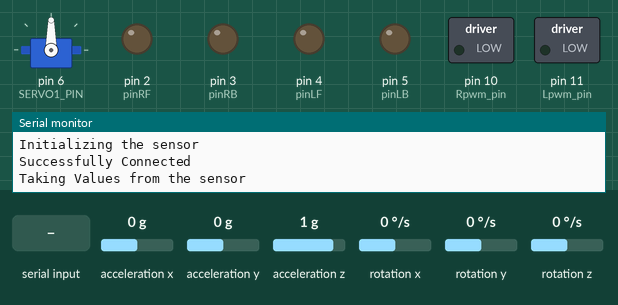
Bench run of a sketch on a simulated Arduino Uno, built with avr-gcc and run on an emulated ATmega328P. Shown: servo, switched loads named in the sketch (green lamp = pin HIGH), output pins drawn as LEDs (lit = HIGH), the last lines printed to the serial monitor. The test bench sets the inputs (shaded band); at power-on: acceleration x 0 g, acceleration y 0 g, acceleration z 1 g, rotation x 0 °/s, rotation y 0 °/s, rotation z 0 °/s.

Above: at 3.2 s.
3.3 s: "*" received over the second serial link
At 4.3 s:
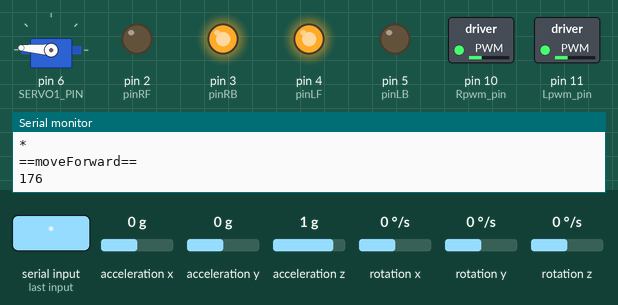
Timing chart, 0 to 6.3 s (numbered marks = the images above; inputs shaded):
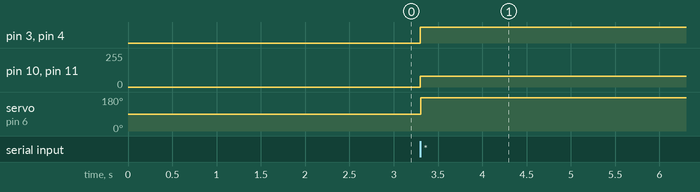

The sketch:

equilibrium_2_8.ino
```cpp
#include <SoftwareSerial.h> // TX RX software library for bluetooth
#include <Servo.h>
#include <Wire.h> // This library allows you to communicate with I2C devices.
#include <MPU6050.h>

#define SERVO1_PIN 6
int pos;
Servo myservo;

MPU6050 sensor ;

int16_t ax, ay, az ;
int16_t gx, gy, gz ;

const int MPU_ADDR = 0x68; // I2C address of the MPU-6050. If AD0 pin is set to HIGH, the I2C address will be 0x69.

int16_t accelerometer_x, accelerometer_y, accelerometer_z; // variables for accelerometer raw data
int16_t gyro_x, gyro_y, gyro_z; // variables for gyro raw data
int16_t temperature; // variables for temperature data

char tmp_str[7]; // temporary variable used in convert function

char* convert_int16_to_str (int16_t i) { // converts int16 to string. Moreover, resulting strings will have the same length in the debug monitor.
  sprintf(tmp_str, "%6d", i);
  return tmp_str;
}

#define Lpwm_pin  11     //pin of controlling speed---- ENA of motor driver board
#define Rpwm_pin  10    //pin of controlling speed---- ENB of motor driver board
int pinLB=5;             //pin of controlling turning---- IN1 of motor driver board
int pinLF=4;             //pin of controlling turning---- IN2 of motor driver board
int pinRB=3;            //pin of controlling turning---- IN3 of motor driver board
int pinRF=2;            //pin of controlling turning---- IN4 of motor driver board

boolean goesForward = false;

int bluetoothTx = 8; // bluetooth tx to 10 pin
int bluetoothRx = 9; // bluetooth rx to 11 pin

char caracter;
String palavra;
String accelX;
String accelY;

int k1;

SoftwareSerial bluetooth(bluetoothTx, bluetoothRx);

void setup(){

  myservo.attach ( SERVO1_PIN );

  Wire.begin();
  Serial.begin(9600);
  Serial.println("Initializing the sensor");
  sensor.initialize();
  Serial.println(sensor.testConnection()?"Successfully Connected" : "Connection failed");
  delay(1000);
  Serial.println("Taking Values from the sensor");
  delay(1000);

  bluetooth.begin(9600);//Setup Bluetooth serial connection to android

  pinMode(pinLB,OUTPUT); // /pin 5
  pinMode(pinLF,OUTPUT); // pin 4
  pinMode(pinRB,OUTPUT); // pin 3
  pinMode(pinRF,OUTPUT);  // pin 2
  pinMode(Lpwm_pin,OUTPUT);  // pin 11 (PWM)
  pinMode(Rpwm_pin,OUTPUT);  // pin 10 (PWM)
}

void loop(){

   //Read from bluetooth and write to usb serial
  if (bluetooth.available()) // receive number from bluetooth
  {
    caracter = bluetooth.read();
    palavra = palavra + caracter;

    if (caracter == '*') {
      Serial.println(palavra);
      palavra = palavra.substring(0, palavra.length() - 1); // Delete last char *
      k1 = palavra.indexOf(',');
      accelX = palavra.substring(0, k1);
      accelY = palavra.substring(k1 + 1, -1);
      //Serial.println(accelX);
      //Serial.println(accelY);
      int x = accelX.toInt();
      int y = accelY.toInt();
      if (x >=0) {
      advance();
      Set_Speed(80);
      }
      if (x <0) {
       back();
        Set_Speed(80);
      }
      palavra = "";
  }
sensor.getMotion6 (&ax, &ay, &az, &gx, &gy, &gz);
az = map (az, -17000, 17000, 0, 180) ;
Serial.println (az);
myservo.write (az);
delay (0);
}
}

void Set_Speed(unsigned char pwm) //function of setting speed
{
  analogWrite(Lpwm_pin,pwm);
  analogWrite(Rpwm_pin,pwm);
}

void stop()//stop
    {
     digitalWrite(pinRB,HIGH);
     digitalWrite(pinRF,HIGH);
     digitalWrite(pinLB,HIGH);
     digitalWrite(pinLF,HIGH);
    }

void advance()//going forward
    {
    if(!goesForward){
    Serial.println("==moveForward==");
    goesForward=true;
     digitalWrite(pinRB,HIGH);
     digitalWrite(pinRF,LOW);
     digitalWrite(pinLB,LOW);
     digitalWrite(pinLF,HIGH);
     }
    }

void back()//back
    {
     goesForward=false;
     Serial.println("==moveBackward==");
     digitalWrite(pinRB,LOW);
     digitalWrite(pinRF,HIGH);
     digitalWrite(pinLB,HIGH);
     digitalWrite(pinLF,LOW);
    }
```

Measured:
- after the input at 3.3 s, pin 3 (pinRB), pin 4 (pinLF): LOW → HIGH at once; pin 10 (Rpwm_pin), pin 11 (Lpwm_pin): 0/255 → 80/255 at once; servo on pin 6 (SERVO1_PIN): 90° → 176° at once
